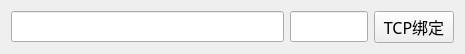
<?xml version="1.0" encoding="UTF-8"?>
<ui version="4.0">
 <class>Receive_data_Widget</class>
 <widget class="QWidget" name="Receive_data_Widget">
  <property name="geometry">
   <rect>
    <x>0</x>
    <y>0</y>
    <width>465</width>
    <height>54</height>
   </rect>
  </property>
  <property name="windowTitle">
   <string>Form</string>
  </property>
  <layout class="QGridLayout" name="gridLayout">
   <item row="0" column="0">
    <widget class="QLineEdit" name="IPLineEdit">
     <property name="font">
      <font>
       <family>微软雅黑</family>
       <pointsize>12</pointsize>
      </font>
     </property>
    </widget>
   </item>
   <item row="0" column="1">
    <widget class="QLineEdit" name="portLineEdit">
     <property name="maximumSize">
      <size>
       <width>78</width>
       <height>16777215</height>
      </size>
     </property>
     <property name="font">
      <font>
       <family>微软雅黑</family>
       <pointsize>12</pointsize>
      </font>
     </property>
    </widget>
   </item>
   <item row="0" column="2">
    <widget class="QPushButton" name="btn_BindTcp">
     <property name="font">
      <font>
       <family>微软雅黑</family>
       <pointsize>12</pointsize>
      </font>
     </property>
     <property name="styleSheet">
      <string notr="true"/>
     </property>
     <property name="text">
      <string>TCP绑定</string>
     </property>
    </widget>
   </item>
  </layout>
 </widget>
 <resources/>
 <connections/>
</ui>
